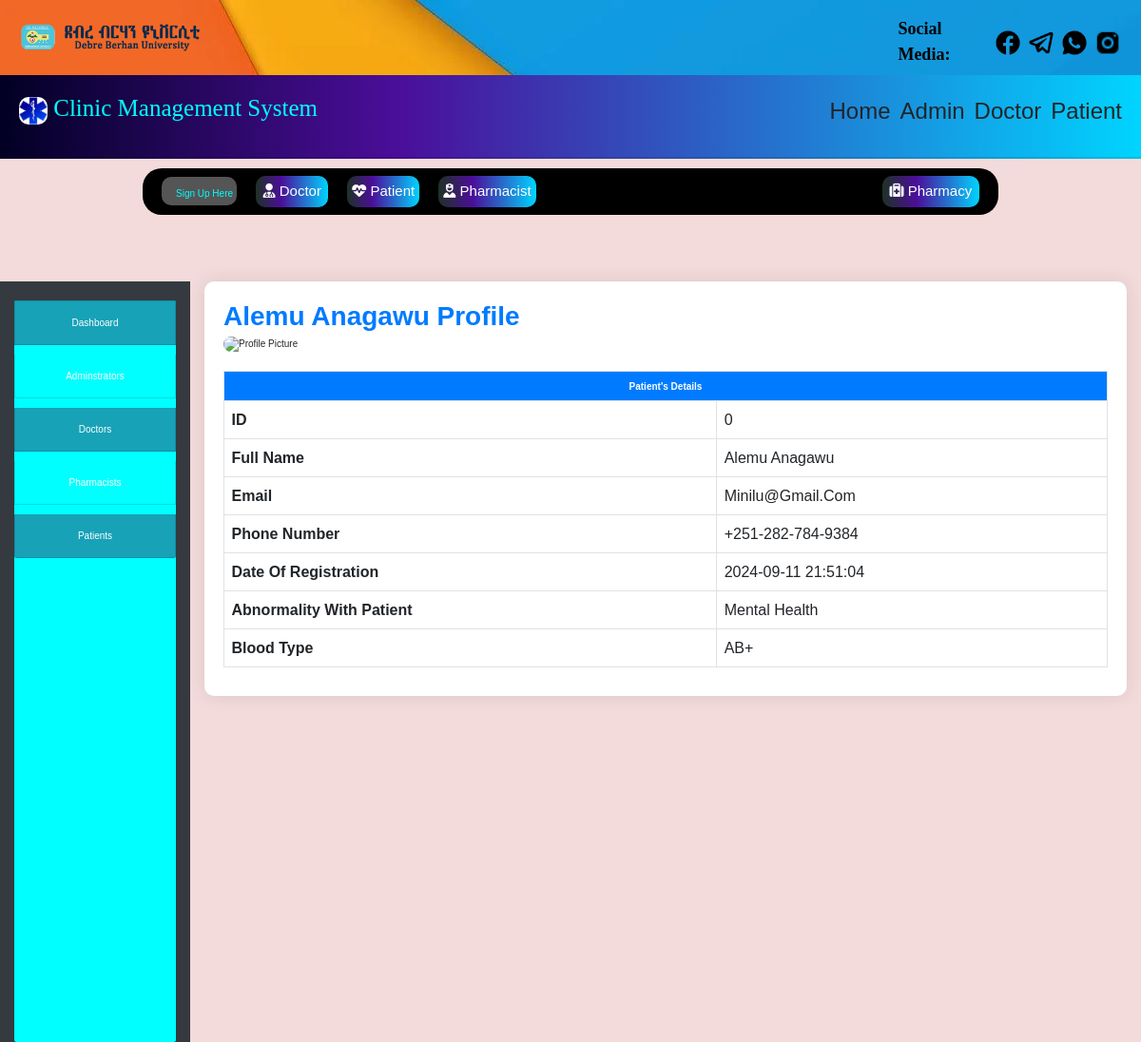
The app's page /adminlogin/view.php?view_id=0 with its own data.
### tables this page shows
CREATE TABLE `patients` (
  `id` int(30) NOT NULL,
  `uname` varchar(100) NOT NULL,
  `email` varchar(100) NOT NULL,
  `password` varchar(100) NOT NULL,
  `phonenumber` varchar(20) NOT NULL,
  `profile` varchar(100) NOT NULL,
  `date_reg` varchar(100) NOT NULL,
  `diseases` varchar(100) NOT NULL,
  `bloodtype` varchar(10) NOT NULL
);

### adminlogin/view.php (the view, shortened to what this page needs)
<!DOCTYPE html>
<html lang="en">
<head>
    <link rel="stylesheet" href="https://cdn.jsdelivr.net/npm/bootstrap@4.6.2/dist/css/bootstrap.min.css">
    <link rel="stylesheet" href="https://cdn.jsdelivr.net/npm/@fortawesome/fontawesome-free@6.4.2/css/all.min.css">
</head>
<body>
    <?php
    include("../include/header.php");
    include("../include/connection.php");
    if (isset($_GET['view_id'])) {
        $id = $_GET['view_id'];
        $sql = "SELECT * FROM patients WHERE id = '$id'";
        $result = mysqli_query($conn, $sql);
        if ($row = mysqli_fetch_assoc($result)) {
            $profile_image = !empty($row['profile']) ? "../include/a/assets" . htmlspecialchars($row['profile']) : "../include/a/assets/default.jpg";
            ?>
            <div class="container-fluid">
                <div class="row">
                    <div class="col-md-2 sidenav">
                        <?php include("sidenav.php"); ?>
                    </div>
                    <div class="col-md-10">
                        <div class="profile-container">
                            <h5><?php echo htmlspecialchars($row['uname']); ?> Profile</h5>
                            <img style="width: 20%;" src="<?php echo $profile_image; ?>" alt="Profile Picture" class="img-fluid">
                            <table class="table table-bordered">
                                <tr>
                                    <th colspan="2" class="text-center">Patient's Details</th>
                                </tr>
                                <tr>
                                    <td><strong>ID</strong></td>
                                    <td><?php echo htmlspecialchars($row['id']); ?></td>
                                </tr>
                                <tr>
                                    <td><strong>Full Name</strong></td>
                                    <td><?php echo htmlspecialchars($row['uname']); ?></td>
                                </tr>
                                <tr>
                                    <td><strong>Email</strong></td>
                                    <td><?php echo htmlspecialchars($row['email']); ?></td>
                                </tr>
                                <tr>
                                    <td><strong>Phone Number</strong></td>
                                    <td><?php echo htmlspecialchars($row['phonenumber']); ?></td>
                                </tr>
                                <tr>
                                    <td><strong>Date of Registration</strong></td>
                                    <td><?php echo htmlspecialchars($row['date_reg']); ?></td>
                                </tr>
                                <tr>
                                    <td><strong>Abnormality with Patient</strong></td>
                                    <td><?php echo htmlspecialchars($row['diseases']); ?></td>
                                </tr>
                                <tr>
                                    <td><strong>Blood Type</strong></td>
                                    <td><?php echo htmlspecialchars($row['bloodtype']); ?></td>
                                </tr>
                            </table>
                        </div>
                    </div>
                </div>
            </div>
            <?php
        } else {
            echo "<div class='alert alert-danger text-center'>Patient not found.</div>";
        }
    } else {
        echo "<div class='alert alert-warning text-center'>No patient ID provided.</div>";
    }
    ?>
</body>
</html>

### style.css (style rules this page uses)
:root { --darkblue: #001861; --nav: #63d1fc; --black: #333; --white: #fff; --light-grey: #DCDCDC; --light-color: #666; --light-bg: #eee; --border: .2rem solid rgba(0, 0, 0, .1); --box-shadow: 0 .5rem 1rem rgba(0, 0, 0, .1); }
*, *::before, *::after { margin: 0; padding: 0; box-sizing: border-box; outline: none; border: none; text-decoration: none !important; text-transform: capitalize; }
html { font-size: 62.5%; overflow-x: hidden; scroll-behavior: smooth; scroll-padding-top: 6.5rem; }
body { font-family: Arial, sans-serif; }

### adminlogin/view.php (style rules this page uses)
body { background-color: #f8f9fa; font-family: 'Poppins', sans-serif; }
.container-fluid { margin-top: 20px; }
.sidenav { background-color: #343a40; height: 100vh; padding-top: 20px; }
.profile-container { padding: 20px; background: #fff; border-radius: 10px; box-shadow: 0px 0px 20px rgba(0, 0, 0, 0.1); }
.profile-container h5 { color: #007bff; font-size: 28px; font-weight: 600; }
.profile-container img { border-radius: 10px; margin-bottom: 20px; }
.table th { background-color: #007bff; color: #fff; text-align: center; }
.table td { vertical-align: middle; font-size: 16px; }

### include/header.php (style rules this page uses)
* { padding: 0; margin: 0; box-sizing: border-box; }
body { background: #f3dbdb; }

### records on screen
patients: uname "Alemu Anagawu", id "0", email "Minilu@gmail.com", phonenumber "+251-282-784-9384", date_reg "2024-09-11 21:51:04", diseases "Mental Health", bloodtype "AB+"
